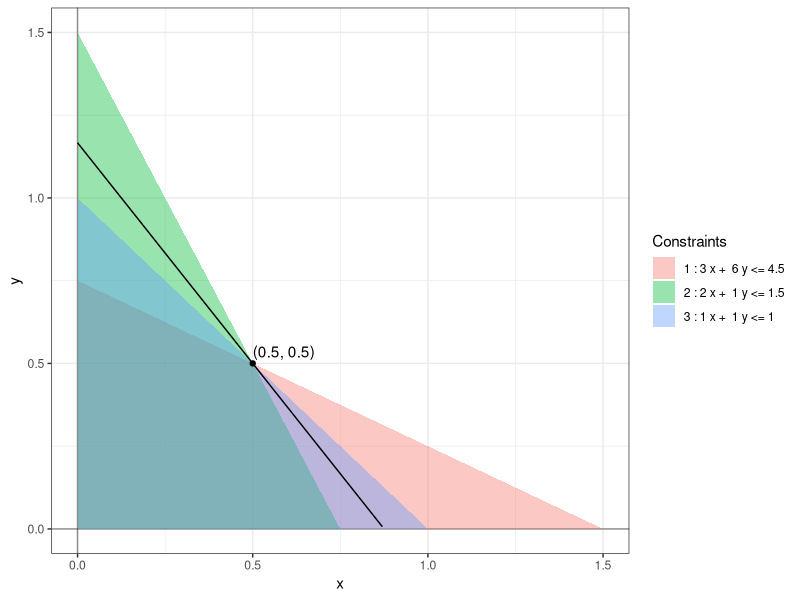

This chart was generated by the following R code:
library(ggplot2)

b <- c(4.5, 1.5, 1)
A <- matrix(c(3, 6, 2, 1, 1, 1), nrow = 3, byrow = TRUE)
labels <- c(
  paste(1, ":", A[1, 1], "x + ", A[1, 2], "y <=", b[1], sep = " "),
  paste(2, ":", A[2, 1], "x + ", A[2, 2], "y <=", b[2], sep = " "),
  paste(3, ":", A[3, 1], "x + ", A[3, 2], "y <=", b[3], sep = " ")
)

bond_portfolio <- ggplot() +
  xlim(0, max(b / A[, 1])) +
  ylim(0, max(b / A[, 2])) +
  geom_vline(xintercept = c(0), alpha = 0.4) +
  geom_hline(yintercept = c(0), alpha = 0.4) +
  theme_bw() +
  geom_polygon(
    data = data.frame(
      x = c(0, 0, b[1] / A[1, 1]),
      y = c(0, b[1] / A[1, 2], 0)),
    aes(x = x, y = y, fill = labels[1]),
    inherit.aes = FALSE, alpha = 0.4) +
  geom_polygon(
    data = data.frame(
      x = c(0, 0, b[2] / A[2, 1]),
      y = c(0, b[2] / A[2, 2], 0)),
    aes(x = x, y = y, fill = labels[2]),
    inherit.aes = FALSE, alpha = 0.4) +
  geom_polygon(
    data = data.frame(
      x = c(0, 0, b[3] / A[3, 1]),
      y = c(0, b[3] / A[3, 2], 0)),
    aes(x = x, y = y, fill = labels[3]),
    inherit.aes = FALSE, alpha = 0.4) +
  guides(fill = guide_legend(title = "Constraints"))

bond_portfolio_solution <- bond_portfolio +
  geom_point(aes(x=0.5, y=0.5), color = "black") +
  geom_text(aes(x=0.5, y=0.5), label="(0.5, 0.5)", vjust=-.5, hjust=0) +
  stat_function(fun = function(x) {(4*0.5 + 3*0.5 - 4*x)/3}, color = "black")

print(bond_portfolio_solution)
